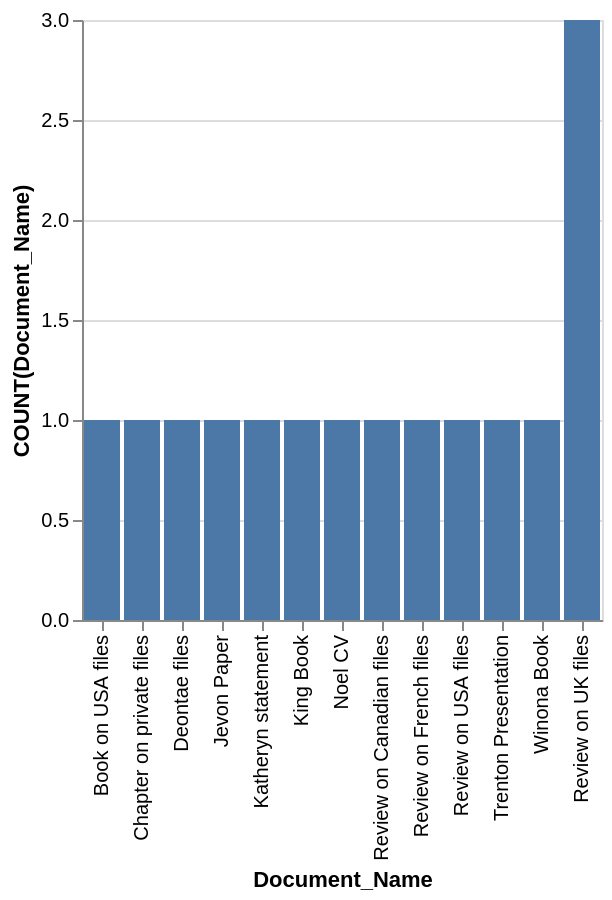

Vega-Lite specification stored for this chart:
### Vega-Lite specification from a JSON file in a GitHub repository (floating-point values rounded to 4 significant figures)
{"data": {"values": [{"x_data": "Book on USA files", "y_data": 1}, {"x_data": "Chapter on private files", "y_data": 1}, {"x_data": "Deontae files", "y_data": 1}, {"x_data": "Jevon Paper", "y_data": 1}, {"x_data": "Katheryn statement", "y_data": 1}, {"x_data": "King Book", "y_data": 1}, {"x_data": "Noel CV", "y_data": 1}, {"x_data": "Review on Canadian files", "y_data": 1}, {"x_data": "Review on French files", "y_data": 1}, {"x_data": "Review on USA files", "y_data": 1}, {"x_data": "Trenton Presentation", "y_data": 1}, {"x_data": "Winona Book", "y_data": 1}, {"x_data": "Review on UK files", "y_data": 3}]}, "mark": "bar", "encoding": {"x": {"field": "x_data", "type": "nominal", "title": "Document_Name", "sort": {"op": "sum", "field": "y_data", "order": "ascending"}}, "y": {"field": "y_data", "type": "quantitative", "title": "COUNT(Document_Name)"}}}
